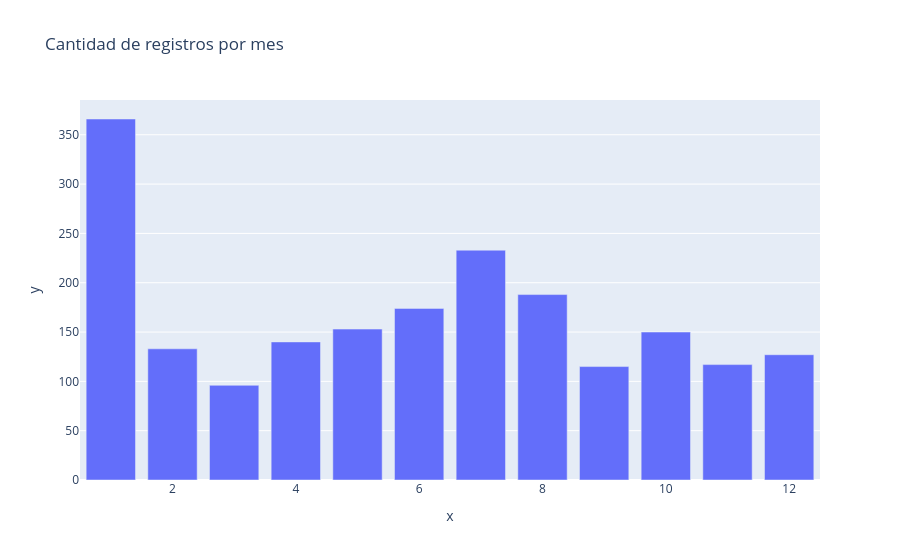

This figure's notebook cell:
### Code cell
px.bar(data_frame=felinos_mes, x=felinos_mes.index, y=felinos_mes.values, title="Cantidad de registros por mes").show()

### Figure 1 — Plotly figure (JSON) as saved in the notebook; plotly's stock layout.template omitted (floating-point values rounded to 4 significant figures)
{"data": [{"hovertemplate": "x=%{x}<br>y=%{y}<extra></extra>", "legendgroup": "", "marker": {"color": "#636efa", "pattern": {"shape": ""}}, "name": "", "orientation": "v", "showlegend": false, "textposition": "auto", "type": "bar", "x": [1.0, 2.0, 3.0, 4.0, 5.0, 6.0, 7.0, 8.0, 9.0, 10.0, 11.0, 12.0], "xaxis": "x", "y": [366, 133, 96, 140, 153, 174, 233, 188, 115, 150, 117, 127], "yaxis": "y"}], "layout": {"barmode": "relative", "legend": {"tracegroupgap": 0}, "title": {"text": "Cantidad de registros por mes"}, "xaxis": {"anchor": "y", "domain": [0, 1], "title": {"text": "x"}}, "yaxis": {"anchor": "x", "domain": [0, 1], "title": {"text": "y"}}}}
